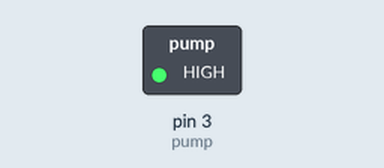
This sketch was run on a simulated Arduino Uno, built with avr-gcc and run on an emulated ATmega328P. Parts: switched loads named in the sketch (green lamp = pin HIGH).

Above: at 0.2 s.
At 3.0 s:
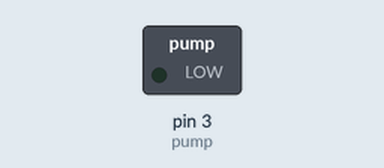
Timing chart, 0 to 7.2 s (numbered marks = the images above):
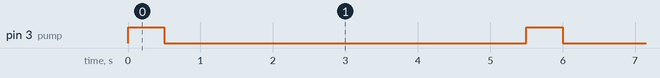

The sketch:

pump_test.ino
```cpp
#define pump 3

void setup() {
  // put your setup code here, to run once:
  pinMode(pump,OUTPUT);
  digitalWrite(pump,LOW);

}

void loop() {
  digitalWrite(pump,HIGH);
  delay(500);
  digitalWrite(pump,LOW);
  delay(5000);
}
```

Measured:
- by itself, pin 3 (pump): alternates HIGH for 0.50 s and LOW for 5.0 s
